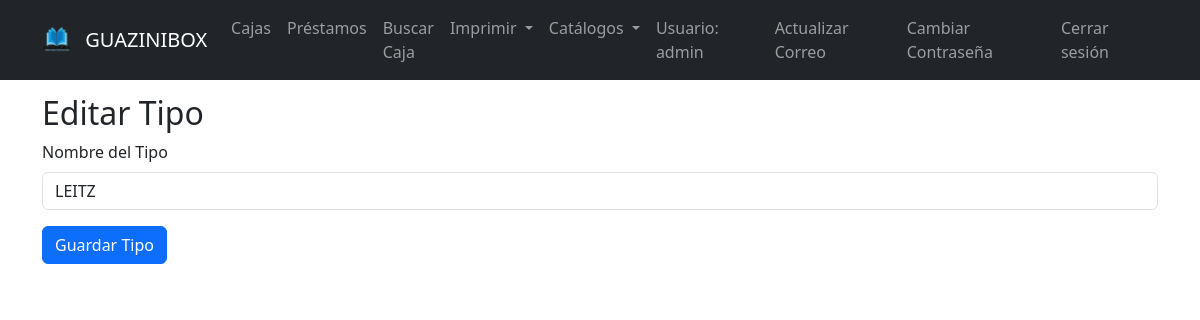
The app's page /edit_tipo/1 (signed in), older data.
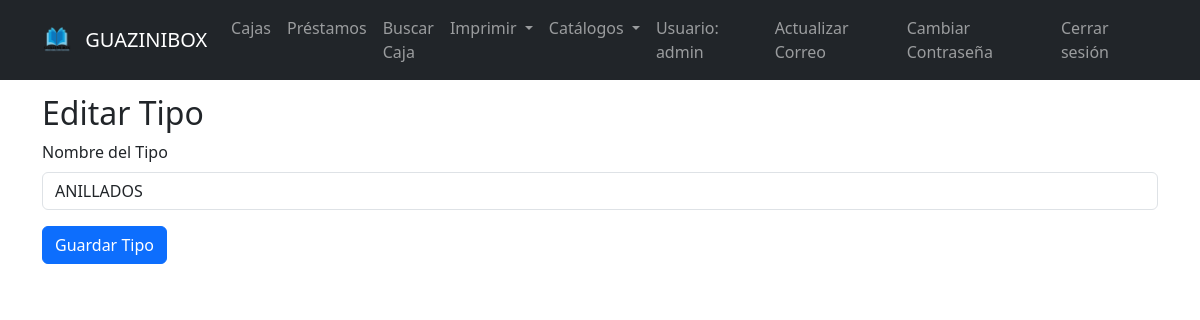
The same page, newer data.
### tables this page shows
CREATE TABLE tipos (
            id INTEGER PRIMARY KEY AUTOINCREMENT,
            nombre TEXT NOT NULL
        );

### app.py (the view, shortened to what this page needs)
@app.route("/edit_tipo/<int:tipo_id>", methods=["GET", "POST"])
@login_required
def edit_tipo(tipo_id):
    conn = get_db_connection()
    t = conn.execute("SELECT * FROM tipos WHERE id = ?", (tipo_id,)).fetchone()
    conn.close()
    if not t:
        flash("Tipo no encontrado.")
        return redirect(url_for("tipos"))
    form = TipoForm()
    if request.method == "GET":
        form.nombre.data = t["nombre"]
    return render_template("edit_tipo.html", form=form, tipo=t)

### app.py
class TipoForm(FlaskForm):
    nombre = StringField("Nombre del Tipo", validators=[DataRequired()])
    submit = SubmitField("Guardar Tipo")

### app.py (called while the page is built)
def get_db_connection():
    conn = sqlite3.connect("archivo.db")
    conn.row_factory = sqlite3.Row
    return conn

def get_user_by_id(user_id):
    conn = get_db_connection()
    user = conn.execute("SELECT * FROM users WHERE id = ?", (user_id,)).fetchone()
    conn.close()
    if not user:
        return None
    return User(user["id"], user["username"], user["password"],
               user["email"] if "email" in user.keys() else None,
               user["reset_token"] if "reset_token" in user.keys() else None,
               user["token_expiry"] if "token_expiry" in user.keys() else None)

@login_manager.user_loader
def load_user(user_id):
    return get_user_by_id(user_id)

### templates/edit_tipo.html (shortened to what this page needs)
{% extends "base.html" %}
{% block content %}
<h2>Editar Tipo</h2>
<form method="POST">
  <div class="mb-3">
    {{ form.nombre.label(class="form-label") }}
    {{ form.nombre(class="form-control") }}
  </div>
  <div class="mb-3">
    {{ form.submit(class="btn btn-primary") }}
  </div>
</form>
{% endblock %}

Row changes from the older to the newer data that the page shows:
changed tipos: nombre "LEITZ" → "ANILLADOS"
